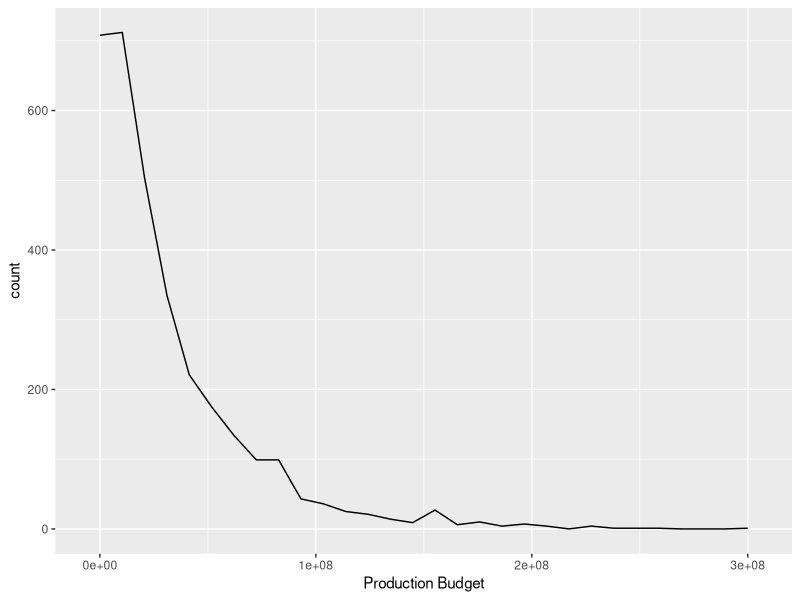

Generate this figure with R:
library(tidyverse)

df <- read_csv("data/movies.csv")
ggplot(df) +
  geom_line(aes(x = `Production Budget`), stat = "bin")
